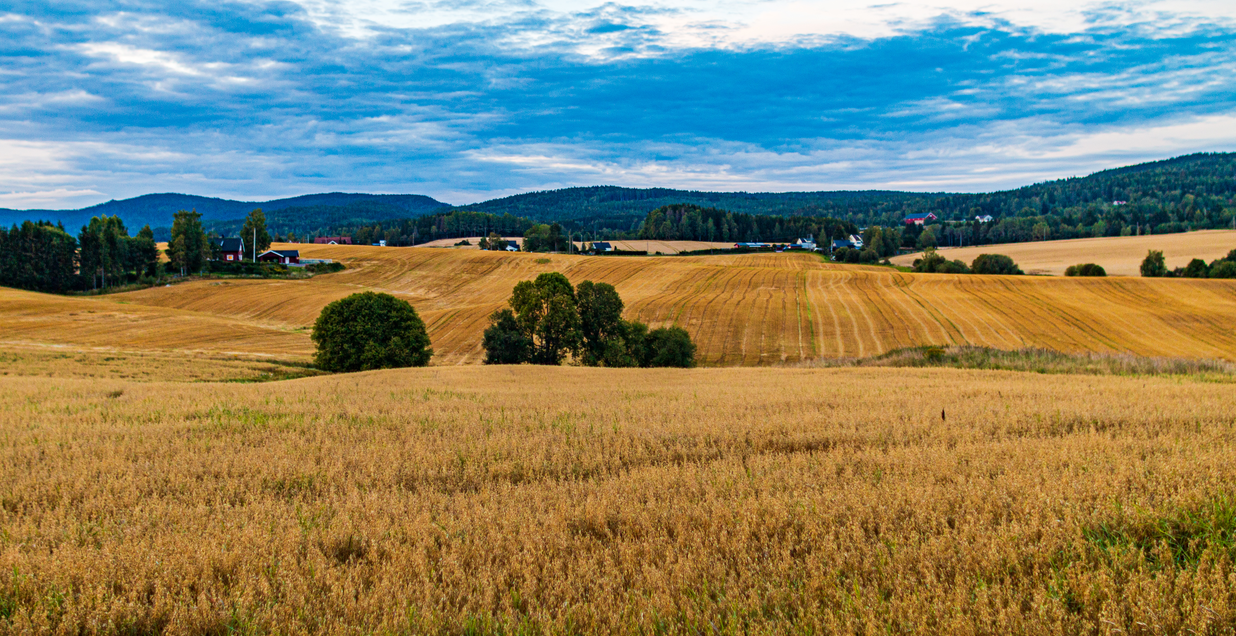
#> input picture dataset/Train/HR/0000000.png, 1236 x 636 px, found by its file name; its folder holds only this picture in this run
$ python make_LR.py
#> lines starting #> are read from the running program, lines starting #| are printed output that depends on the picture
import os
from PIL import Image

def make_lr(src_dir, dst_dir, scale=4):
#> called with scale = 4
    os.makedirs(dst_dir, exist_ok=True)

    for img_name in os.listdir(src_dir):
        img_path = os.path.join(src_dir, img_name)
        img = Image.open(img_path).convert("RGB")
#> img is the input picture: PIL image 1236x636 RGB; mean R, G, B 131.2, 130.4, 104.2

        w, h = img.size
#> w = 1236; h = 636
        lr = img.resize((w // scale, h // scale), Image.BICUBIC)
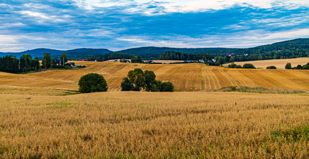
#> lr: PIL image 309x159 RGB; mean R, G, B 131.2, 130.4, 104.2
        lr.save(os.path.join(dst_dir, img_name))

# TRAIN
make_lr(
    "C:/Users/natha/OneDrive/Desktop/Documents/CIT/Semester 7/Computer Vision/Dataset_UAS_ready/train/HR",
    "C:/Users/natha/OneDrive/Desktop/Documents/CIT/Semester 7/Computer Vision/Dataset_UAS_ready/train/LR"
)

# VAL
make_lr(
    "C:/Users/natha/OneDrive/Desktop/Documents/CIT/Semester 7/Computer Vision/Dataset_UAS_ready/val/HR",
    "C:/Users/natha/OneDrive/Desktop/Documents/CIT/Semester 7/Computer Vision/Dataset_UAS_ready/val/LR"
)

print("LR generation done")
